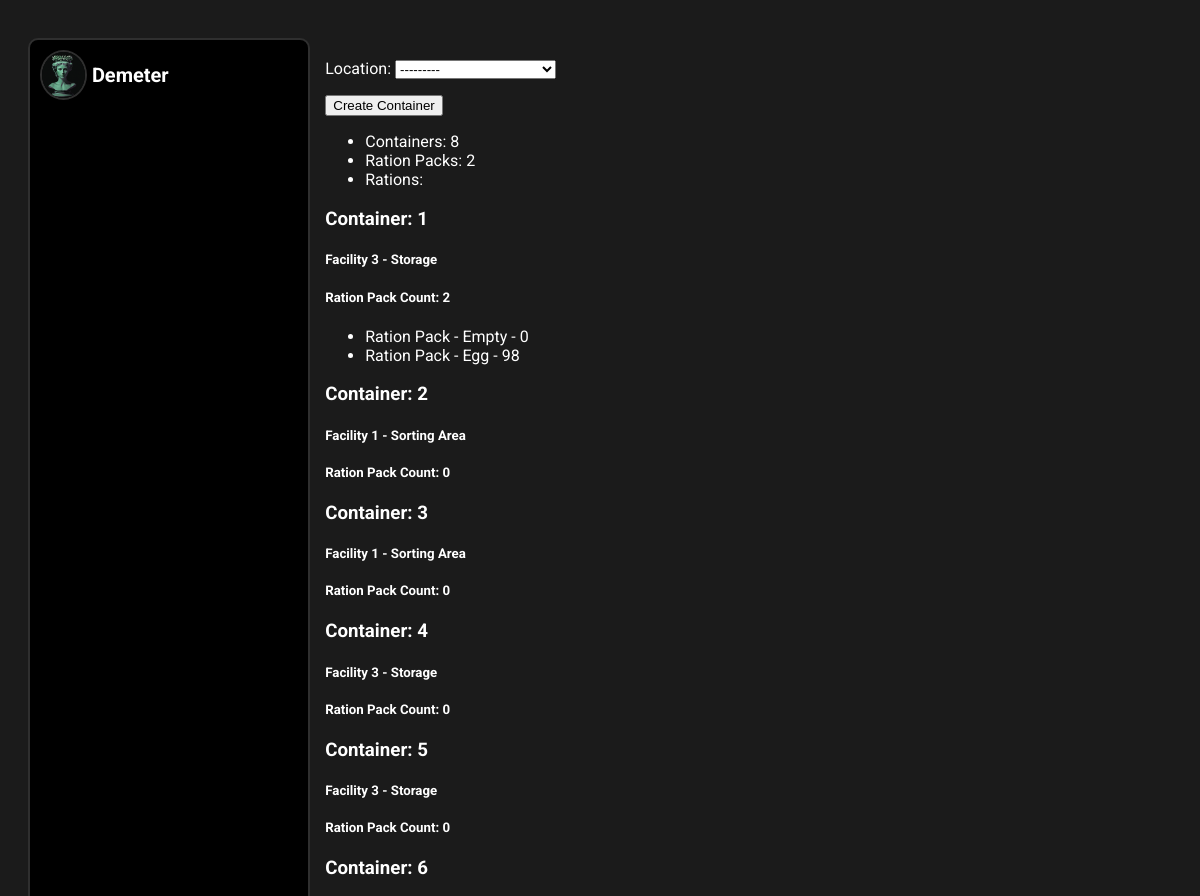
/containers/ (upper part), run on an earlier commit of the app's database.
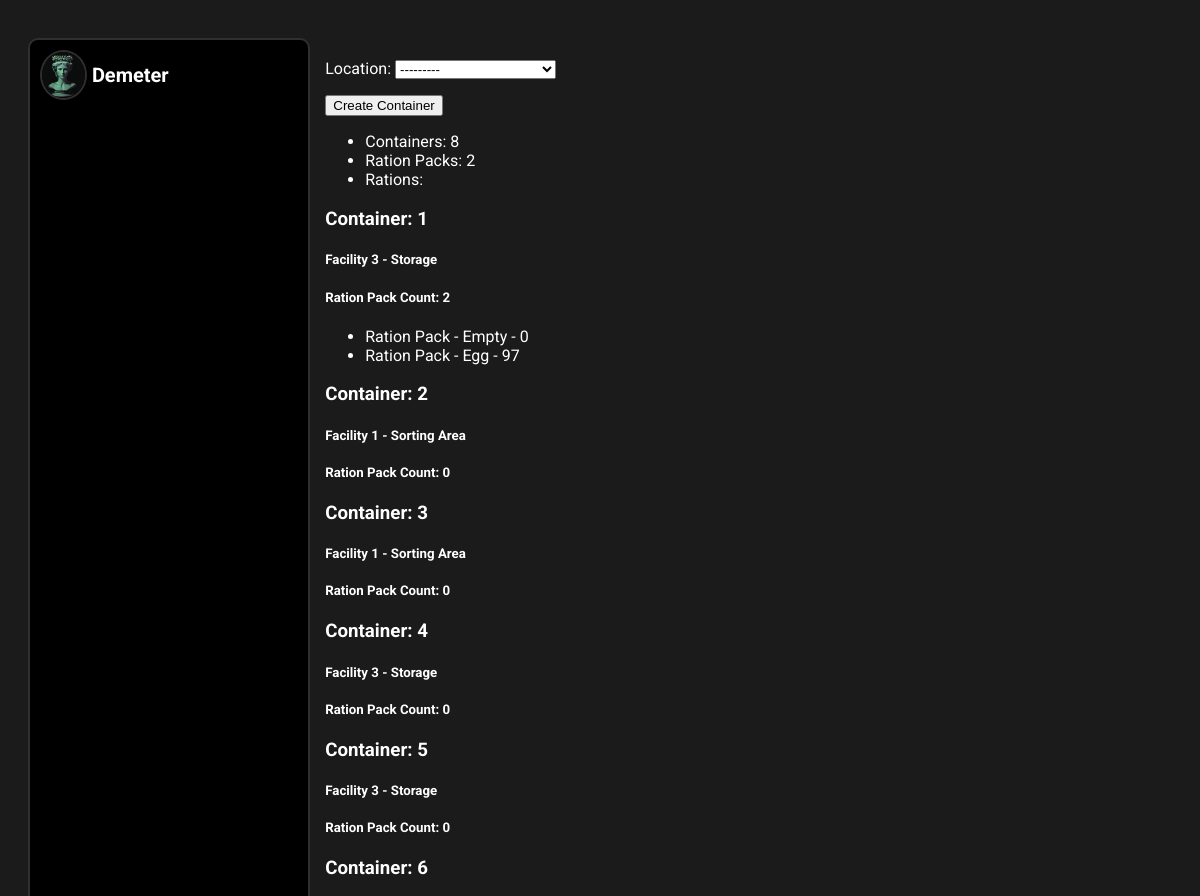
And on a later commit of the database.
### container/models.py (models this page shows)
class RationPack(models.Model):
    rationPackID = models.CharField(max_length=64,primary_key=True)
    typeRation = models.ForeignKey(TypeRation,
        default=None,
        on_delete=models.PROTECT,
        related_name="RationPack",
    )
    container = models.ForeignKey(Container,
        default=None,
        on_delete=models.CASCADE,
        related_name="RationPack")
    rations = models.IntegerField(default=1)
    sensorRationPack = models.CharField(max_length=64, null=True, blank=True)
    def __str__(self):
        if self.rations <= 0:
            return f"Ration Pack - Empty"
        return f"Ration Pack - {self.typeRation}"

class TypeRation(models.Model):
    MEAL = [
        ("Breakfast","Breakfast"),
        ("Lunch","Lunch"),
        ("Dinner","Dinner"),
        ("Snack","Snack"),
    ]
    mealType = models.CharField(
        max_length=64,
        default="Storage",
        choices=MEAL,
        null=False,
        blank=False,
    )
    rationID = models.AutoField(primary_key=True, blank=False)
    rationImg = models.ImageField(default=None, blank=True)
    rationType = models.CharField(max_length=64, default=None)
    weight = models.IntegerField(default=0)
    def __str__(self):
        return f"{self.rationType}"

### inhabitant/views.py (the view)
# urls.py: path("containers/", views.containers, name="containers"),
def containers(request):
    con = Container
    tr = TypeRation
    rp = RationPack
    nc = NutrientContent
    if request.method == 'POST':
        form = ContainerForm(request.POST)
        if form.is_valid():
            if con.objects.count() >= 100:
                pass
            else:
                form.save()
    else:
        form = ContainerForm
    return render(request, "inhabitant/containers.html",{
        "form":form,
        "containers": con.objects.all(),
        "numcon":con.objects.count(),
        "rpcon":rp.objects.count(),
        "trcon": tr.objects.count(),
    })

### container/models.py (called while the page is built)
    def __str__(self):
        return f"Facility {self.facilityID} - {self.typeFacility}"

    def __str__(self) -> str:
        return f"Container: {self.containerID}"

### inhabitant/templates/inhabitant/containers.html (shortened to what this page needs)
{% extends 'inhabitant/base.html' %}
{% block body%}
<div>
{% if numcon >= 100 %}
<h3>MAX CONTAINERS</h3>
{% else %}
<form action="" method="post">
    {{ form.as_p }}
    <button type="submit">Create Container</button>
</form>
{% endif %}
<ul>
    <li>Containers: {{ numcon }} </li>
    <li>Ration Packs: {{ rpcon }}</li>
    <li>Rations: </li>
</ul>
{% for container in containers %}
<h3>{{ container }}</h3>
<h5>{{ container.location }}</h5>
<h5>Ration Pack Count: {{ container.RationPack.all.count }} </h5>
    <ul>
        {% for rationpack in container.RationPack.all %}
        <li>{{ rationpack }} - {{ rationpack.rations }}</li>
        {% endfor %}
    </ul>
{% endfor %}
</div>
{% endblock %}

What changed in the data, as far as the page shows it:
changed RationPack "Ration Pack - Egg": rations "98" → "97"
